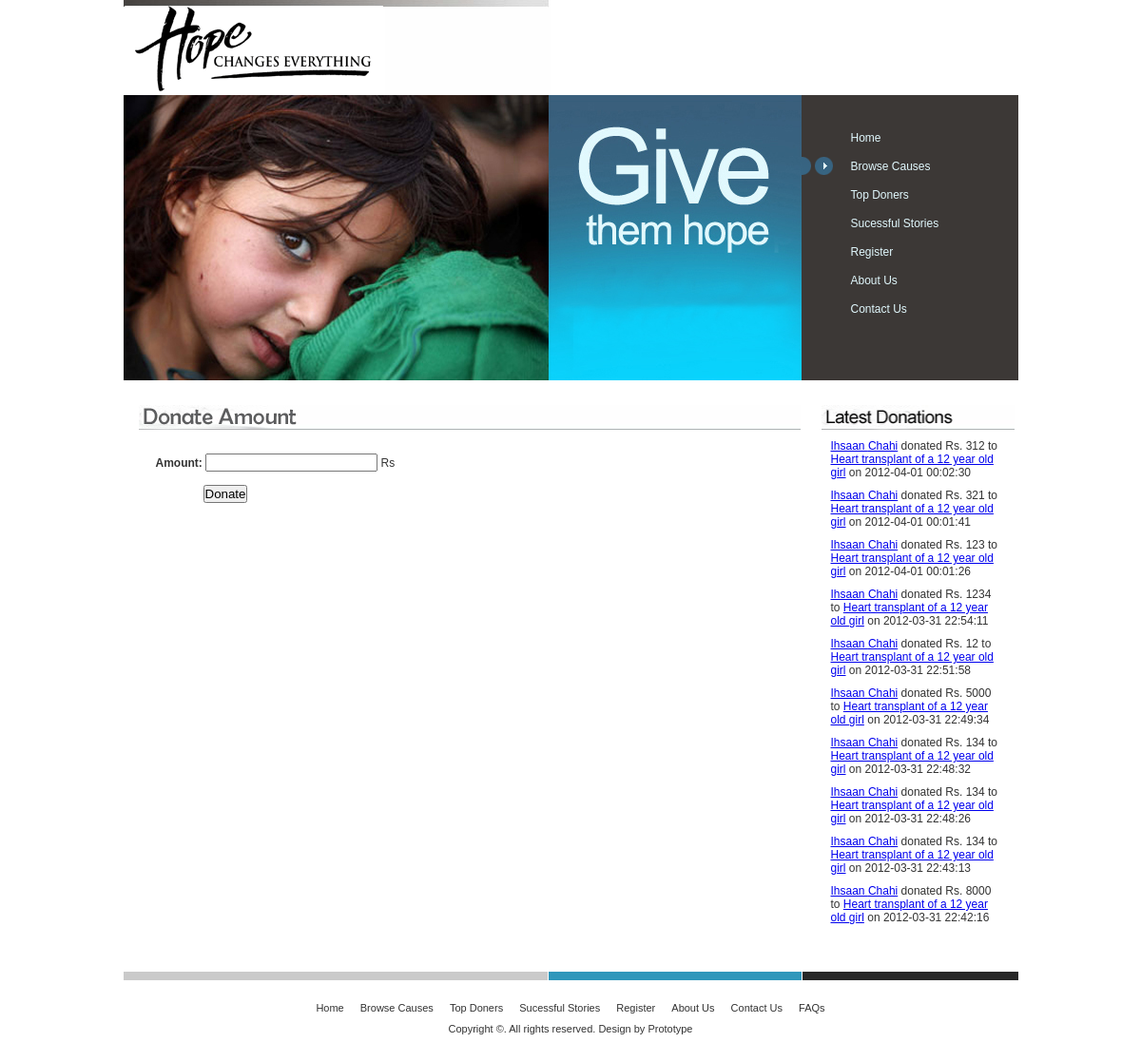
The app's page /donate.php with its own data.
### tables this page shows
CREATE TABLE `donations` (
  `DonationID` int(11) NOT NULL AUTO_INCREMENT,
  `CauseID` int(11) DEFAULT NULL,
  `PaymentDetailID` int(11) DEFAULT NULL,
  `Amount` int(11) DEFAULT NULL,
  `Date` datetime DEFAULT NULL,
  PRIMARY KEY (`DonationID`)
);

CREATE TABLE `persons` (
  `PersonID` int(11) NOT NULL AUTO_INCREMENT,
  `LocationID` int(11) DEFAULT NULL,
  `FirstName` varchar(45) DEFAULT NULL,
  `LastName` varchar(45) DEFAULT NULL,
  `ContactNo` varchar(45) DEFAULT NULL,
  `Sex` varchar(45) DEFAULT NULL,
  `DOB` datetime DEFAULT NULL,
  `NIC` varchar(45) DEFAULT NULL,
  PRIMARY KEY (`PersonID`)
);

CREATE TABLE `causes` (
  `CauseID` int(11) NOT NULL AUTO_INCREMENT,
  `CatagoryID` int(11) DEFAULT NULL,
  `Title` varchar(500) DEFAULT NULL,
  `Description` varchar(1000) DEFAULT NULL,
  `Date` datetime DEFAULT NULL,
  `ExpireDate` datetime DEFAULT NULL,
  PRIMARY KEY (`CauseID`)
);

### donate.php (the view, shortened to what this page needs)
<!DOCTYPE HTML PUBLIC "-//W3C//DTD HTML 4.01 Transitional//EN"
"http://www.w3.org/TR/html4/loose.dtd">
<html>
<head>
<link rel="stylesheet" type="text/css" href="style.css" />
</head>
<body>
	<div id="header">
		<div style="border:solid 0px;height:100px;width:500px;">
		<img src="images/top.gif" alt="setalpm" border="0" usemap="#Map" />
		</div>
			<div style="Border:solid 0px;float:right;height:100px;width:370px;margin-top:-102px;margin-left:500px;">
		<br />
		<br />
		</div>
		<img src="images/photo.jpg" alt="" width="713" height="300" border="0" usemap="#Map" />
		<ul id="menu">
			<li><a href="index.php" class="but1">Home</a></li>
			<li><a href="Browse.php" class="but2_active">Browse Causes</a></li>
			<li><a href="topdonors.php" class="but3">Top Doners</a></li>
			<li><a href="index2.php" class="but4">Sucessful Stories</a></li>
			<li><a href="donorForm.php" class="but5">Register</a></li>
			<li><a href="AboutUs.php" class="but6">About Us</a></li>
			<li><a href="ContactUs.php" class="but7">Contact Us</a></li>
		</ul>
  	</div>
	<div id="wrapper">
		<div class="bigblock">
			<img src="images/donateAmount.jpg" alt="" width="696" height="26" /><br />
			<div>
<?php
if (isset($_GET["causeid"]))
    $causeid = $_GET["causeid"];
else
    $causeid = 1;
?>
<form method="post" action="adddonation.php?causeid=<?php echo $causeid ?>">
    <b>Amount: </b> <input type="text" name="txtAmount" /> Rs
    <br />
	<br  />
    <input style="margin-left:50px;" type="submit" value="Donate" />
</form>
			</div>
 	  </div>
		<div class="list">
			<img src="images/title3.gif" alt="" width="203" height="26" /><br />
								<div >
<table border="0" cellspacing="10">
<?php
$topdonations = mysql_query("SELECT persons.PersonID, persons.FirstName, persons.LastName, causes.CauseID, causes.Title, donations.Amount , donations.Date FROM donations, persons, causes, paymentdetails WHERE causes.CauseID = donations.CauseID And paymentdetails.PaymentDetailID = donations.PaymentDetailID And paymentdetails.DonorID=persons.PersonID ORDER BY donations.Date DESC LIMIT 0, 10");
while($topdonation = mysql_fetch_array($topdonations))
{
?>
<tr><td><a href="donor.php?donorid=<?php echo $topdonation['PersonID'] ?>"><?php echo $topdonation['FirstName'] ?> <?php echo $topdonation['LastName'] ?></a> donated Rs. <?php echo $topdonation['Amount'] ?> to <a href="cause.php?causeid=<?php echo $topdonation['CauseID'] ?>" ><?php echo $topdonation['Title'] ?></a> on <?php echo $topdonation['Date'] ?>
</td></tr>
<?php
}
?>
</table>
		</div>
	  </div>
	</div>
	<div id="footer">
		<ul class="navigation">
			<li><a href="index.php" >Home</a></li>
			<li><a href="Browse.php" >Browse Causes</a></li>
			<li><a href="topdonors.php" >Top Doners</a></li>
			<li><a href="index2.php" >Sucessful Stories</a></li>
			<li><a href="donorForm.php" >Register</a></li>
			<li><a href="AboutUs.php" >About Us</a></li>
			<li><a href="ContactUs.php" >Contact Us</a></li>
			<li><a href="FAQs.php" >FAQs</a></li>
		</ul>
		<p>Copyright &copy;. All rights reserved. Design by Prototype</p>
	</div>
</body>
</html>

### style.css (style rules this page uses)
* { margin:0px; padding:0px }
html { width:100%; height:100%; }
body { width:941px; height:100%; position:relative; margin:0 auto; }
html > body { height:auto; min-height:100%; }
#header { width:941px; overflow:hidden; }
#header img { float:left; }
#wrapper { padding:25px 0 135px 0; overflow:hidden; width:941px; border-top:1px solid #fff; font-family:Arial, Helvetica, sans-serif; font-size:12px; color:#333333; }
#footer { position:absolute; bottom:0px; width:941px; height:95px; border-top:1px solid #fff; background-image:url(images/footer_bg.gif); background-position:top left; background-repeat:no-repeat; background-color:#fff; font-family:Arial, Helvetica, sans-serif; font-size:11px; color:#323232; }
#menu { background-color:#3C3836; width:228px; height:270px; float:left; list-style-type:none; padding:30px 0 0 0; }
#menu li { float:left; }
#menu a { display:block; float:left; width:150px; background-position:left 5px; background-repeat:no-repeat; padding:0 0 0 52px; font-family:Arial, Helvetica, sans-serif; font-size:12px; color:#E1F8FD; text-decoration:none; line-height:30px; }
.but2:hover, .but2_active { background-image:url(images/but2.gif); }
.list { float:left; padding:0 0 0 18px; width:202px; }
.navigation { text-align:center; padding:32px 0 10px 0; }
.navigation li { display:inline; }
.navigation a { margin:0 7px; color:#323232; text-decoration:none }
#footer p { text-align:center }
.bigblock { width:696px; float:left; padding:0 4px 0 16px; }
.bigblock div { padding:25px 0 0 18px; }

### records on screen
donations: persons.FirstName "Ihsaan", persons.LastName "Chahi", Amount "312", CauseID.Title "Heart transplant of a 12 year old girl", Date "2012-04-01 00:02:30"
donations: persons.FirstName "Ihsaan", persons.LastName "Chahi", Amount "321", CauseID.Title "Heart transplant of a 12 year old girl", Date "2012-04-01 00:01:41"
donations: persons.FirstName "Ihsaan", persons.LastName "Chahi", Amount "123", CauseID.Title "Heart transplant of a 12 year old girl", Date "2012-04-01 00:01:26"
donations: persons.FirstName "Ihsaan", persons.LastName "Chahi", Amount "1234", CauseID.Title "Heart transplant of a 12 year old girl", Date "2012-03-31 22:54:11"
donations: persons.FirstName "Ihsaan", persons.LastName "Chahi", Amount "12", CauseID.Title "Heart transplant of a 12 year old girl", Date "2012-03-31 22:51:58"
donations: persons.FirstName "Ihsaan", persons.LastName "Chahi", Amount "5000", CauseID.Title "Heart transplant of a 12 year old girl", Date "2012-03-31 22:49:34"
donations: persons.FirstName "Ihsaan", persons.LastName "Chahi", Amount "134", CauseID.Title "Heart transplant of a 12 year old girl", Date "2012-03-31 22:48:32"
donations: persons.FirstName "Ihsaan", persons.LastName "Chahi", Amount "134", CauseID.Title "Heart transplant of a 12 year old girl", Date "2012-03-31 22:48:26"
donations: persons.FirstName "Ihsaan", persons.LastName "Chahi", Amount "134", CauseID.Title "Heart transplant of a 12 year old girl", Date "2012-03-31 22:43:13"
donations: persons.FirstName "Ihsaan", persons.LastName "Chahi", Amount "8000", CauseID.Title "Heart transplant of a 12 year old girl", Date "2012-03-31 22:42:16"
